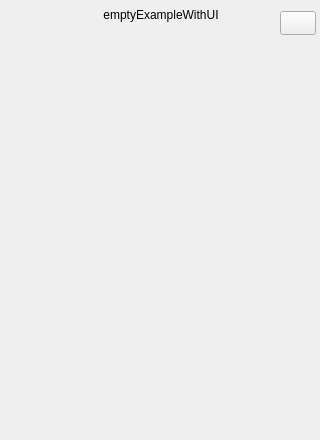
<?xml version="1.0" encoding="UTF-8"?>
<ui version="4.0">
 <class>Interface</class>
 <widget class="QWidget" name="Interface">
  <property name="geometry">
   <rect>
    <x>0</x>
    <y>0</y>
    <width>320</width>
    <height>440</height>
   </rect>
  </property>
  <property name="windowTitle">
   <string>Form</string>
  </property>
  <widget class="QLabel" name="TitleDecoration_W">
   <property name="geometry">
    <rect>
     <x>0</x>
     <y>0</y>
     <width>318</width>
     <height>35</height>
    </rect>
   </property>
   <property name="text">
    <string/>
   </property>
  </widget>
  <widget class="QToolButton" name="Close">
   <property name="geometry">
    <rect>
     <x>280</x>
     <y>11</y>
     <width>36</width>
     <height>24</height>
    </rect>
   </property>
   <property name="text">
    <string/>
   </property>
  </widget>
  <widget class="QLabel" name="GoldLabel">
   <property name="geometry">
    <rect>
     <x>61</x>
     <y>5</y>
     <width>200</width>
     <height>20</height>
    </rect>
   </property>
   <property name="sizePolicy">
    <sizepolicy hsizetype="Expanding" vsizetype="Preferred">
     <horstretch>0</horstretch>
     <verstretch>0</verstretch>
    </sizepolicy>
   </property>
   <property name="text">
    <string>emptyExampleWithUI</string>
   </property>
   <property name="alignment">
    <set>Qt::AlignCenter</set>
   </property>
  </widget>
 </widget>
 <resources/>
 <connections/>
</ui>
